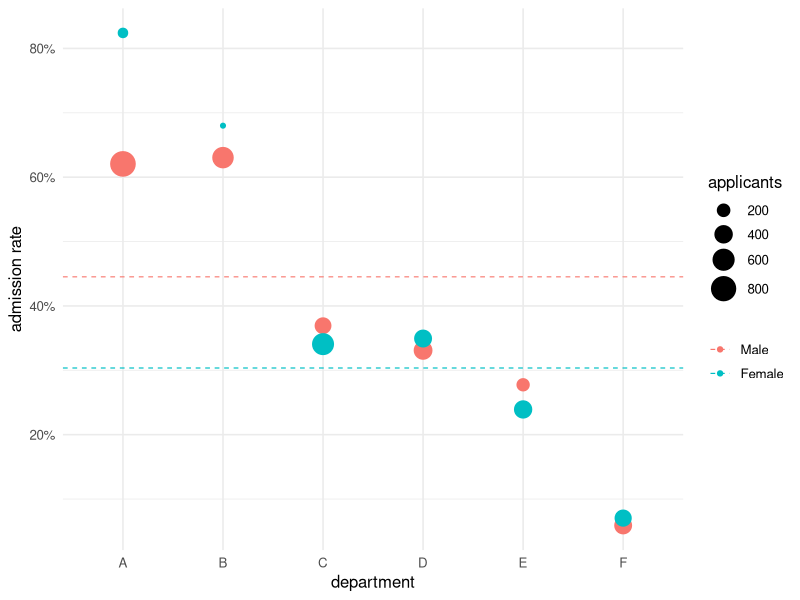

The R script that drew this image:
## ---- chunk 1
#| label: setup
#| include: false
library(dplyr)
library(tidyr)
library(ggplot2)
theme_set(theme_minimal(base_size = 12))
## ---- chunk 2
#| label: tbl-depts
#| tbl-cap: "Admission rates by department, six largest departments, Berkeley 1973."

rates <- as.data.frame(UCBAdmissions) |>
  group_by(Dept, Gender) |>
  summarise(applicants = sum(Freq),
            admitted   = sum(Freq[Admit == "Admitted"]),
            .groups    = "drop") |>
  mutate(rate = admitted / applicants)

rates |>
  select(Dept, Gender, applicants, rate) |>
  pivot_wider(names_from = Gender, values_from = c(applicants, rate)) |>
  transmute(Department    = Dept,
            `Men applied` = applicants_Male,
            `Men admitted` = sprintf("%.0f%%", 100 * rate_Male),
            `Women applied` = applicants_Female,
            `Women admitted` = sprintf("%.0f%%", 100 * rate_Female)) |>
  knitr::kable(align = "lrrrr")
## ---- chunk 3
#| label: fig-rates
#| fig-cap: "Admission rate by department and gender. Point size is the number of applicants. Dashed lines are the pooled rates."
#| fig-width: 7
#| fig-height: 3.6

pooled <- rates |>
  group_by(Gender) |>
  summarise(rate = sum(admitted) / sum(applicants))

ggplot(rates, aes(Dept, rate, colour = Gender)) +
  geom_hline(data = pooled, aes(yintercept = rate, colour = Gender),
             linetype = "dashed", linewidth = 0.4) +
  geom_point(aes(size = applicants)) +
  scale_y_continuous(labels = scales::percent) +
  scale_size_area(max_size = 8) +
  labs(x = "department", y = "admission rate", colour = NULL, size = "applicants")
